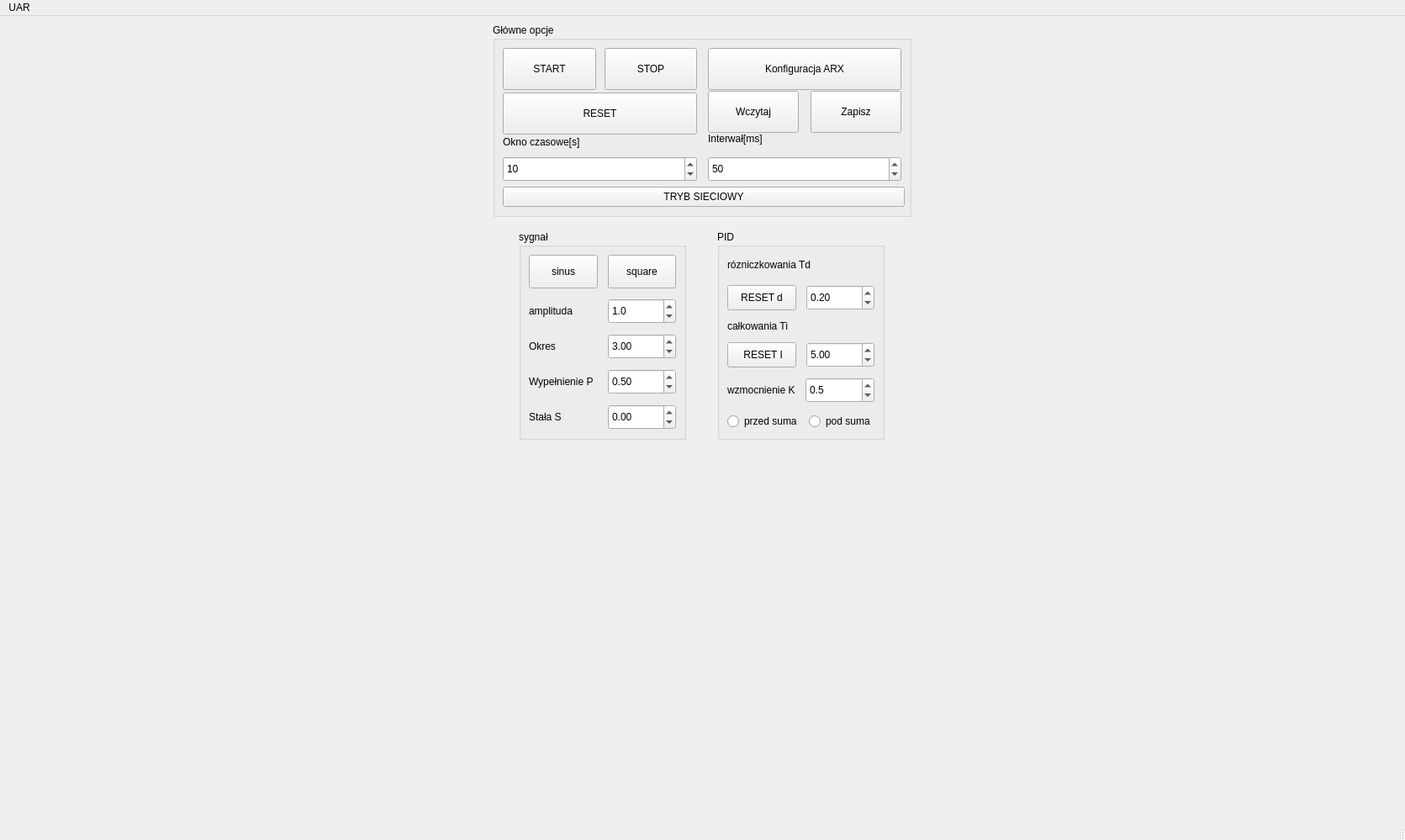
<?xml version="1.0" encoding="UTF-8"?>
<ui version="4.0">
 <class>MainWindow</class>
 <widget class="QMainWindow" name="MainWindow">
  <property name="geometry">
   <rect>
    <x>0</x>
    <y>0</y>
    <width>1671</width>
    <height>999</height>
   </rect>
  </property>
  <property name="windowTitle">
   <string>MainWindow</string>
  </property>
  <widget class="QWidget" name="centralwidget">
   <layout class="QVBoxLayout" name="verticalLayout_11">
    <item>
     <layout class="QHBoxLayout" name="horizontalLayout_13">
      <item>
       <layout class="QHBoxLayout" name="horizontalLayout_5"/>
      </item>
      <item>
       <layout class="QVBoxLayout" name="verticalLayout_9">
        <property name="sizeConstraint">
         <enum>QLayout::SizeConstraint::SetDefaultConstraint</enum>
        </property>
        <item>
         <widget class="QGroupBox" name="groupBox_4">
          <property name="minimumSize">
           <size>
            <width>0</width>
            <height>0</height>
           </size>
          </property>
          <property name="maximumSize">
           <size>
            <width>498</width>
            <height>230</height>
           </size>
          </property>
          <property name="title">
           <string>Główne opcje</string>
          </property>
          <layout class="QVBoxLayout" name="verticalLayout_10">
           <item>
            <layout class="QHBoxLayout" name="horizontalLayout_10">
             <property name="spacing">
              <number>13</number>
             </property>
             <item>
              <layout class="QVBoxLayout" name="verticalLayout_12">
               <property name="spacing">
                <number>10</number>
               </property>
               <item>
                <layout class="QHBoxLayout" name="horizontalLayout_11">
                 <item>
                  <widget class="QPushButton" name="START_Button">
                   <property name="minimumSize">
                    <size>
                     <width>0</width>
                     <height>50</height>
                    </size>
                   </property>
                   <property name="text">
                    <string>START</string>
                   </property>
                  </widget>
                 </item>
                 <item>
                  <widget class="QPushButton" name="STOP_Bttun">
                   <property name="minimumSize">
                    <size>
                     <width>0</width>
                     <height>50</height>
                    </size>
                   </property>
                   <property name="text">
                    <string>STOP</string>
                   </property>
                  </widget>
                 </item>
                </layout>
               </item>
               <item>
                <widget class="QPushButton" name="RESET_Button">
                 <property name="minimumSize">
                  <size>
                   <width>0</width>
                   <height>50</height>
                  </size>
                 </property>
                 <property name="text">
                  <string>RESET</string>
                 </property>
                </widget>
               </item>
               <item>
                <widget class="QLabel" name="label_9">
                 <property name="text">
                  <string>Okno czasowe[s]</string>
                 </property>
                </widget>
               </item>
               <item>
                <widget class="QSpinBox" name="spinBoxOknoczasowe">
                 <property name="minimumSize">
                  <size>
                   <width>0</width>
                   <height>30</height>
                  </size>
                 </property>
                 <property name="minimum">
                  <number>5</number>
                 </property>
                 <property name="maximum">
                  <number>50</number>
                 </property>
                 <property name="value">
                  <number>10</number>
                 </property>
                </widget>
               </item>
              </layout>
             </item>
             <item>
              <layout class="QVBoxLayout" name="verticalLayout_5">
               <property name="spacing">
                <number>14</number>
               </property>
               <item>
                <widget class="QPushButton" name="Konf_ARX_Button">
                 <property name="minimumSize">
                  <size>
                   <width>0</width>
                   <height>50</height>
                  </size>
                 </property>
                 <property name="text">
                  <string>Konfiguracja ARX</string>
                 </property>
                </widget>
               </item>
               <item>
                <layout class="QHBoxLayout" name="horizontalLayout_12">
                 <item>
                  <widget class="QPushButton" name="Wczytaj_Button">
                   <property name="minimumSize">
                    <size>
                     <width>0</width>
                     <height>50</height>
                    </size>
                   </property>
                   <property name="text">
                    <string>Wczytaj</string>
                   </property>
                  </widget>
                 </item>
                 <item>
                  <widget class="QPushButton" name="Zapisz_Button">
                   <property name="minimumSize">
                    <size>
                     <width>0</width>
                     <height>50</height>
                    </size>
                   </property>
                   <property name="text">
                    <string>Zapisz</string>
                   </property>
                  </widget>
                 </item>
                </layout>
               </item>
               <item>
                <widget class="QLabel" name="label">
                 <property name="text">
                  <string>Interwał[ms]</string>
                 </property>
                </widget>
               </item>
               <item>
                <widget class="QDoubleSpinBox" name="spinBOX_Interwal">
                 <property name="minimumSize">
                  <size>
                   <width>0</width>
                   <height>30</height>
                  </size>
                 </property>
                 <property name="decimals">
                  <number>0</number>
                 </property>
                 <property name="minimum">
                  <double>10.000000000000000</double>
                 </property>
                 <property name="maximum">
                  <double>1000.000000000000000</double>
                 </property>
                 <property name="value">
                  <double>50.000000000000000</double>
                 </property>
                </widget>
               </item>
              </layout>
             </item>
            </layout>
           </item>
           <item>
            <widget class="QPushButton" name="TrybSieciowy_Button">
             <property name="sizePolicy">
              <sizepolicy hsizetype="Minimum" vsizetype="Fixed">
               <horstretch>100</horstretch>
               <verstretch>10</verstretch>
              </sizepolicy>
             </property>
             <property name="minimumSize">
              <size>
               <width>478</width>
               <height>24</height>
              </size>
             </property>
             <property name="text">
              <string>TRYB SIECIOWY</string>
             </property>
            </widget>
           </item>
          </layout>
         </widget>
        </item>
        <item>
         <layout class="QHBoxLayout" name="horizontalLayout_17">
          <property name="topMargin">
           <number>10</number>
          </property>
          <item>
           <widget class="QGroupBox" name="groupBox">
            <property name="minimumSize">
             <size>
              <width>0</width>
              <height>0</height>
             </size>
            </property>
            <property name="maximumSize">
             <size>
              <width>199</width>
              <height>16777215</height>
             </size>
            </property>
            <property name="title">
             <string>sygnał</string>
            </property>
            <layout class="QVBoxLayout" name="verticalLayout_6">
             <item>
              <layout class="QVBoxLayout" name="verticalLayout">
               <property name="spacing">
                <number>12</number>
               </property>
               <item>
                <layout class="QHBoxLayout" name="horizontalLayout_2">
                 <item>
                  <widget class="QPushButton" name="Sin_Button">
                   <property name="minimumSize">
                    <size>
                     <width>0</width>
                     <height>40</height>
                    </size>
                   </property>
                   <property name="text">
                    <string>sinus</string>
                   </property>
                  </widget>
                 </item>
                 <item>
                  <widget class="QPushButton" name="Square_Button">
                   <property name="minimumSize">
                    <size>
                     <width>0</width>
                     <height>40</height>
                    </size>
                   </property>
                   <property name="text">
                    <string>square</string>
                   </property>
                  </widget>
                 </item>
                </layout>
               </item>
               <item>
                <layout class="QHBoxLayout" name="horizontalLayout_3">
                 <item>
                  <widget class="QLabel" name="label_3">
                   <property name="minimumSize">
                    <size>
                     <width>0</width>
                     <height>0</height>
                    </size>
                   </property>
                   <property name="sizeIncrement">
                    <size>
                     <width>0</width>
                     <height>0</height>
                    </size>
                   </property>
                   <property name="baseSize">
                    <size>
                     <width>0</width>
                     <height>0</height>
                    </size>
                   </property>
                   <property name="lineWidth">
                    <number>1</number>
                   </property>
                   <property name="text">
                    <string>amplituda</string>
                   </property>
                  </widget>
                 </item>
                 <item>
                  <widget class="QDoubleSpinBox" name="spinBOX_Amplituda">
                   <property name="minimumSize">
                    <size>
                     <width>0</width>
                     <height>30</height>
                    </size>
                   </property>
                   <property name="decimals">
                    <number>1</number>
                   </property>
                   <property name="maximum">
                    <double>1000.000000000000000</double>
                   </property>
                   <property name="singleStep">
                    <double>0.100000000000000</double>
                   </property>
                   <property name="value">
                    <double>1.000000000000000</double>
                   </property>
                  </widget>
                 </item>
                </layout>
               </item>
               <item>
                <layout class="QHBoxLayout" name="horizontalLayout_6">
                 <item>
                  <widget class="QLabel" name="label_4">
                   <property name="text">
                    <string>Okres</string>
                   </property>
                  </widget>
                 </item>
                 <item>
                  <widget class="QDoubleSpinBox" name="spinBOX_Czstotliwosc">
                   <property name="minimumSize">
                    <size>
                     <width>0</width>
                     <height>30</height>
                    </size>
                   </property>
                   <property name="maximum">
                    <double>1000.000000000000000</double>
                   </property>
                   <property name="singleStep">
                    <double>0.010000000000000</double>
                   </property>
                   <property name="value">
                    <double>3.000000000000000</double>
                   </property>
                  </widget>
                 </item>
                </layout>
               </item>
               <item>
                <layout class="QHBoxLayout" name="horizontalLayout_15">
                 <property name="topMargin">
                  <number>0</number>
                 </property>
                 <item>
                  <widget class="QLabel" name="label_2">
                   <property name="text">
                    <string>Wypełnienie P</string>
                   </property>
                  </widget>
                 </item>
                 <item>
                  <widget class="QDoubleSpinBox" name="spinBox_Wypelnienie">
                   <property name="minimumSize">
                    <size>
                     <width>0</width>
                     <height>30</height>
                    </size>
                   </property>
                   <property name="maximum">
                    <double>1.000000000000000</double>
                   </property>
                   <property name="value">
                    <double>0.500000000000000</double>
                   </property>
                  </widget>
                 </item>
                </layout>
               </item>
               <item>
                <layout class="QHBoxLayout" name="horizontalLayout_16">
                 <property name="topMargin">
                  <number>0</number>
                 </property>
                 <item>
                  <widget class="QLabel" name="label_6">
                   <property name="text">
                    <string>Stała S</string>
                   </property>
                  </widget>
                 </item>
                 <item>
                  <widget class="QDoubleSpinBox" name="SpinBox_Stala">
                   <property name="minimumSize">
                    <size>
                     <width>0</width>
                     <height>30</height>
                    </size>
                   </property>
                   <property name="minimum">
                    <double>-1000.000000000000000</double>
                   </property>
                   <property name="maximum">
                    <double>1000.000000000000000</double>
                   </property>
                  </widget>
                 </item>
                </layout>
               </item>
              </layout>
             </item>
            </layout>
           </widget>
          </item>
          <item>
           <widget class="QGroupBox" name="groupBox_3">
            <property name="maximumSize">
             <size>
              <width>199</width>
              <height>16777215</height>
             </size>
            </property>
            <property name="title">
             <string>PID</string>
            </property>
            <layout class="QVBoxLayout" name="verticalLayout_7">
             <item>
              <layout class="QVBoxLayout" name="verticalLayout_4">
               <property name="spacing">
                <number>12</number>
               </property>
               <item>
                <layout class="QVBoxLayout" name="verticalLayout_3">
                 <item>
                  <widget class="QLabel" name="label_7">
                   <property name="text">
                    <string>rózniczkowania Td</string>
                   </property>
                  </widget>
                 </item>
                 <item>
                  <layout class="QHBoxLayout" name="horizontalLayout_8">
                   <item>
                    <widget class="QPushButton" name="Reset_d">
                     <property name="minimumSize">
                      <size>
                       <width>0</width>
                       <height>30</height>
                      </size>
                     </property>
                     <property name="text">
                      <string>RESET d</string>
                     </property>
                    </widget>
                   </item>
                   <item>
                    <widget class="QDoubleSpinBox" name="spinBOX_Td">
                     <property name="minimumSize">
                      <size>
                       <width>0</width>
                       <height>30</height>
                      </size>
                     </property>
                     <property name="maximum">
                      <double>1000.000000000000000</double>
                     </property>
                     <property name="singleStep">
                      <double>0.100000000000000</double>
                     </property>
                     <property name="value">
                      <double>0.200000000000000</double>
                     </property>
                    </widget>
                   </item>
                  </layout>
                 </item>
                </layout>
               </item>
               <item>
                <layout class="QVBoxLayout" name="verticalLayout_2">
                 <item>
                  <widget class="QLabel" name="label_8">
                   <property name="text">
                    <string>całkowania Ti</string>
                   </property>
                  </widget>
                 </item>
                 <item>
                  <layout class="QHBoxLayout" name="horizontalLayout_9">
                   <item>
                    <widget class="QPushButton" name="Reset_i">
                     <property name="minimumSize">
                      <size>
                       <width>0</width>
                       <height>30</height>
                      </size>
                     </property>
                     <property name="text">
                      <string> RESET I</string>
                     </property>
                    </widget>
                   </item>
                   <item>
                    <widget class="QDoubleSpinBox" name="spinBOX_Ti">
                     <property name="minimumSize">
                      <size>
                       <width>0</width>
                       <height>30</height>
                      </size>
                     </property>
                     <property name="maximum">
                      <double>1000.000000000000000</double>
                     </property>
                     <property name="singleStep">
                      <double>0.100000000000000</double>
                     </property>
                     <property name="value">
                      <double>5.000000000000000</double>
                     </property>
                    </widget>
                   </item>
                  </layout>
                 </item>
                 <item>
                  <layout class="QHBoxLayout" name="horizontalLayout_20">
                   <item>
                    <widget class="QLabel" name="label_5">
                     <property name="text">
                      <string>wzmocnienie K</string>
                     </property>
                    </widget>
                   </item>
                   <item>
                    <widget class="QDoubleSpinBox" name="spinBOX_WzmocK">
                     <property name="minimumSize">
                      <size>
                       <width>82</width>
                       <height>30</height>
                      </size>
                     </property>
                     <property name="decimals">
                      <number>1</number>
                     </property>
                     <property name="maximum">
                      <double>1000.000000000000000</double>
                     </property>
                     <property name="singleStep">
                      <double>0.100000000000000</double>
                     </property>
                     <property name="value">
                      <double>0.500000000000000</double>
                     </property>
                    </widget>
                   </item>
                  </layout>
                 </item>
                 <item>
                  <layout class="QHBoxLayout" name="horizontalLayout">
                   <item>
                    <widget class="QRadioButton" name="radio_przed">
                     <property name="text">
                      <string>przed suma</string>
                     </property>
                     <attribute name="buttonGroup">
                      <string notr="true">buttonGroup</string>
                     </attribute>
                    </widget>
                   </item>
                   <item>
                    <widget class="QRadioButton" name="radio_pod">
                     <property name="text">
                      <string>pod suma</string>
                     </property>
                     <attribute name="buttonGroup">
                      <string notr="true">buttonGroup</string>
                     </attribute>
                    </widget>
                   </item>
                  </layout>
                 </item>
                </layout>
               </item>
              </layout>
             </item>
            </layout>
           </widget>
          </item>
         </layout>
        </item>
        <item>
         <spacer name="verticalSpacer">
          <property name="orientation">
           <enum>Qt::Orientation::Vertical</enum>
          </property>
          <property name="sizeHint" stdset="0">
           <size>
            <width>20</width>
            <height>40</height>
           </size>
          </property>
         </spacer>
        </item>
       </layout>
      </item>
     </layout>
    </item>
    <item>
     <layout class="QHBoxLayout" name="horizontalLayout_4"/>
    </item>
   </layout>
  </widget>
  <widget class="QMenuBar" name="menubar">
   <property name="geometry">
    <rect>
     <x>0</x>
     <y>0</y>
     <width>1671</width>
     <height>22</height>
    </rect>
   </property>
   <widget class="QMenu" name="menuUAR">
    <property name="title">
     <string>UAR</string>
    </property>
   </widget>
   <addaction name="menuUAR"/>
  </widget>
  <widget class="QStatusBar" name="statusbar"/>
 </widget>
 <resources/>
 <connections/>
 <buttongroups>
  <buttongroup name="buttonGroup"/>
 </buttongroups>
</ui>
